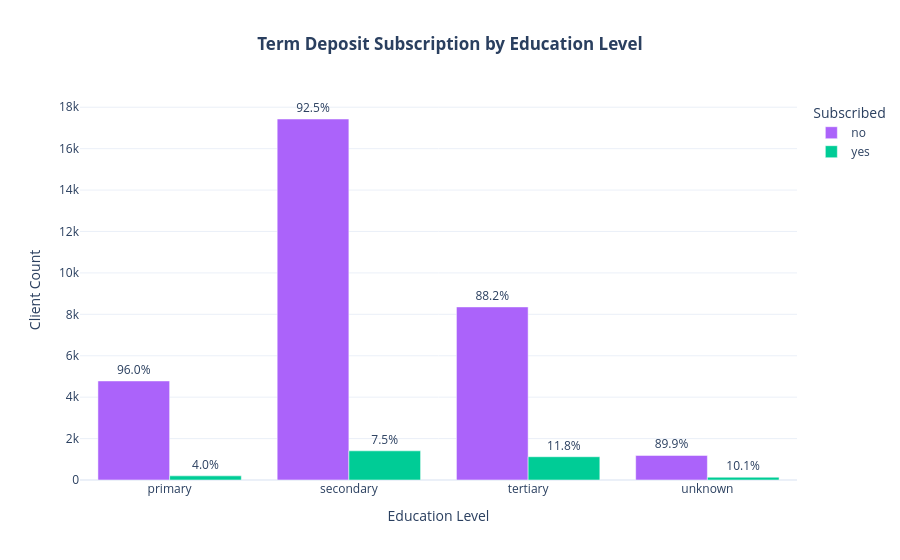

Notebook code for this chart:
### Markdown cell above
### Insight 4: Education Level & Subscription Success

### Code cell
# Visual 4: Education Level vs Subscription
edu_summary = df_final.groupby(['education', 'y'], observed=False).size().reset_index(name='Count')
edu_total = df_final.groupby('education', observed=False).size().reset_index(name='Total')
edu_merged = pd.merge(edu_summary, edu_total, on='education')
edu_merged['Percentage'] = (edu_merged['Count'] / edu_merged['Total'] * 100).round(2)

fig4 = px.bar(
    edu_merged,
    x='education',
    y='Count',
    color='y',
    barmode='group',
    text='Percentage',
    title='<b>Term Deposit Subscription by Education Level</b>',
    labels={'education': 'Education Level', 'Count': 'Client Count', 'y': 'Subscribed'},
    color_discrete_map={'yes': '#00CC96', 'no': '#AB63FA'}
)
fig4.update_traces(texttemplate='%{text:.1f}%', textposition='outside')
fig4.update_layout(title_x=0.5)
fig4.show()

### Figure 1 — Plotly figure (JSON) as saved in the notebook; plotly's stock layout.template omitted (floating-point values rounded to 4 significant figures)
{"data": [{"alignmentgroup": "True", "hovertemplate": "Subscribed=no<br>Education Level=%{x}<br>Client Count=%{y}<br>Percentage=%{text}<extra></extra>", "legendgroup": "no", "marker": {"color": "#AB63FA", "pattern": {"shape": ""}}, "name": "no", "offsetgroup": "no", "orientation": "v", "showlegend": true, "text": [95.99, 92.53, 88.16, 89.86], "textposition": "outside", "texttemplate": "%{text:.1f}%", "type": "bar", "x": ["primary", "secondary", "tertiary", "unknown"], "xaxis": "x", "y": [4783, 17432, 8358, 1187], "yaxis": "y"}, {"alignmentgroup": "True", "hovertemplate": "Subscribed=yes<br>Education Level=%{x}<br>Client Count=%{y}<br>Percentage=%{text}<extra></extra>", "legendgroup": "yes", "marker": {"color": "#00CC96", "pattern": {"shape": ""}}, "name": "yes", "offsetgroup": "yes", "orientation": "v", "showlegend": true, "text": [4.01, 7.47, 11.84, 10.14], "textposition": "outside", "texttemplate": "%{text:.1f}%", "type": "bar", "x": ["primary", "secondary", "tertiary", "unknown"], "xaxis": "x", "y": [200, 1408, 1123, 134], "yaxis": "y"}], "layout": {"barmode": "group", "legend": {"title": {"text": "Subscribed"}, "tracegroupgap": 0}, "title": {"text": "<b>Term Deposit Subscription by Education Level</b>", "x": 0.5}, "xaxis": {"anchor": "y", "domain": [0, 1], "title": {"text": "Education Level"}}, "yaxis": {"anchor": "x", "domain": [0, 1], "title": {"text": "Client Count"}}}}
